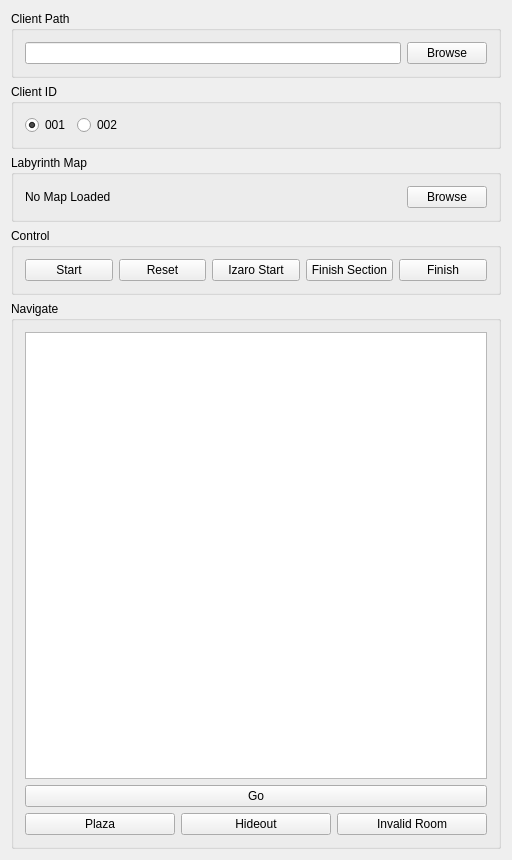
<?xml version="1.0" encoding="UTF-8"?>
<ui version="4.0">
 <class>Widget</class>
 <widget class="QWidget" name="Widget">
  <property name="geometry">
   <rect>
    <x>0</x>
    <y>0</y>
    <width>512</width>
    <height>860</height>
   </rect>
  </property>
  <property name="windowTitle">
   <string>Log Simulator</string>
  </property>
  <layout class="QVBoxLayout" name="verticalLayout">
   <item>
    <widget class="QGroupBox" name="groupBox">
     <property name="title">
      <string>Client Path</string>
     </property>
     <layout class="QHBoxLayout" name="horizontalLayout_5">
      <item>
       <widget class="QLineEdit" name="clientPathEdit"/>
      </item>
      <item>
       <widget class="QPushButton" name="clientBrowseButton">
        <property name="text">
         <string>Browse</string>
        </property>
       </widget>
      </item>
     </layout>
    </widget>
   </item>
   <item>
    <widget class="QGroupBox" name="groupBox_5">
     <property name="title">
      <string>Client ID</string>
     </property>
     <layout class="QHBoxLayout" name="horizontalLayout_3">
      <item>
       <widget class="QRadioButton" name="clientId1Button">
        <property name="text">
         <string>001</string>
        </property>
        <property name="checked">
         <bool>true</bool>
        </property>
       </widget>
      </item>
      <item>
       <widget class="QRadioButton" name="clientId2Button">
        <property name="text">
         <string>002</string>
        </property>
       </widget>
      </item>
      <item>
       <spacer name="horizontalSpacer">
        <property name="orientation">
         <enum>Qt::Horizontal</enum>
        </property>
        <property name="sizeHint" stdset="0">
         <size>
          <width>40</width>
          <height>20</height>
         </size>
        </property>
       </spacer>
      </item>
     </layout>
    </widget>
   </item>
   <item>
    <widget class="QGroupBox" name="groupBox_2">
     <property name="title">
      <string>Labyrinth Map</string>
     </property>
     <layout class="QHBoxLayout" name="horizontalLayout_4">
      <item>
       <widget class="QLabel" name="mapNameLabel">
        <property name="sizePolicy">
         <sizepolicy hsizetype="Expanding" vsizetype="Preferred">
          <horstretch>0</horstretch>
          <verstretch>0</verstretch>
         </sizepolicy>
        </property>
        <property name="text">
         <string>No Map Loaded</string>
        </property>
       </widget>
      </item>
      <item>
       <widget class="QPushButton" name="mapBrowseButton">
        <property name="text">
         <string>Browse</string>
        </property>
       </widget>
      </item>
     </layout>
    </widget>
   </item>
   <item>
    <widget class="QGroupBox" name="groupBox_4">
     <property name="title">
      <string>Control</string>
     </property>
     <layout class="QHBoxLayout" name="horizontalLayout">
      <item>
       <widget class="QPushButton" name="startButton">
        <property name="text">
         <string>Start</string>
        </property>
       </widget>
      </item>

<!-- todo -->
      <item>
       <widget class="QPushButton" name="resetButton">
        <property name="text">
         <string>Reset</string>
        </property>
       </widget>
      </item>

      <item>
       <widget class="QPushButton" name="izaroStartButton">
        <property name="text">
         <string>Izaro Start</string>
        </property>
       </widget>
      </item>
      <item>
       <widget class="QPushButton" name="finishSectionButton">
        <property name="text">
         <string>Finish Section</string>
        </property>
       </widget>
      </item>
      <item>
       <widget class="QPushButton" name="finishButton">
        <property name="text">
         <string>Finish</string>
        </property>
       </widget>
      </item>
     </layout>
    </widget>
   </item>
   <item>
    <widget class="QGroupBox" name="groupBox_3">
     <property name="title">
      <string>Navigate</string>
     </property>
     <layout class="QVBoxLayout" name="verticalLayout_2">
      <item>
       <widget class="QTableWidget" name="roomTable"/>
      </item>
      <item>
       <widget class="QPushButton" name="goButton">
        <property name="text">
         <string>Go</string>
        </property>
       </widget>
      </item>
      <item>
       <layout class="QHBoxLayout" name="horizontalLayout_2">
        <item>
         <widget class="QPushButton" name="plazaButton">
          <property name="text">
           <string>Plaza</string>
          </property>
         </widget>
        </item>
        <item>
         <widget class="QPushButton" name="hideoutButton">
          <property name="text">
           <string>Hideout</string>
          </property>
         </widget>
        </item>
        <item>
         <widget class="QPushButton" name="invalidRoomButton">
          <property name="text">
           <string>Invalid Room</string>
          </property>
         </widget>
        </item>
       </layout>
      </item>
     </layout>
    </widget>
   </item>
  </layout>
 </widget>
 <layoutdefault spacing="6" margin="11"/>
 <resources/>
 <connections/>
</ui>
